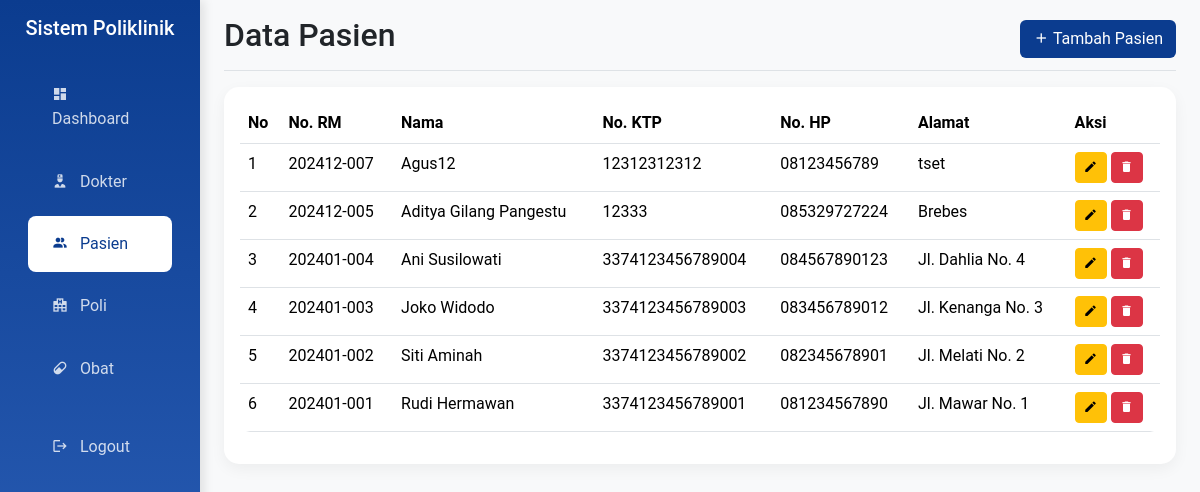
The page /hospital/admin/pasien.php (signed in) on the database its author committed.
### tables this page shows
CREATE TABLE IF NOT EXISTS `pasien` (
  `id` int NOT NULL AUTO_INCREMENT,
  `nama` varchar(150) NOT NULL,
  `alamat` varchar(255) NOT NULL,
  `no_ktp` varchar(20) NOT NULL,
  `no_hp` varchar(20) NOT NULL,
  `no_rm` char(10) DEFAULT NULL,
  `deleted_at` timestamp NULL DEFAULT NULL,
  PRIMARY KEY (`id`) USING BTREE
);

### hospital/admin/pasien.php (the view, shortened to what this page needs)
<?php
include '../config/koneksi.php';
$sql_pasien = "SELECT * FROM pasien
WHERE deleted_at IS NULL
ORDER BY id DESC
";
$pasien_result = $conn->query($sql_pasien);
include 'include/header.php';
?>
<main class="col-md-9 ms-sm-auto col-lg-10 px-md-4">
    <div class="d-flex justify-content-between flex-wrap flex-md-nowrap align-items-center pt-3 pb-2 mb-3 border-bottom">
        <h1 class="h2">Data Pasien</h1>
        <button class="btn btn-dark-primary" data-bs-toggle="modal" data-bs-target="#tambahPasienModal">
            <i class="mdi mdi-plus"></i> Tambah Pasien
        </button>
    </div>
    <div class="card">
        <div class="card-body">
            <div class="table-responsive">
                <table class="table table-hover">
                    <thead>
                        <tr>
                            <th>No</th>
                            <th>No. RM</th>
                            <th>Nama</th>
                            <th>No. KTP</th>
                            <th>No. HP</th>
                            <th>Alamat</th>
                            <th>Aksi</th>
                        </tr>
                    </thead>
                    <tbody>
                        <?php
                        $no = 1;
                        while ($pasien = $pasien_result->fetch_assoc()):
                        ?>
                            <tr>
                                <td><?= $no++ ?></td>
                                <td><?= htmlspecialchars($pasien['no_rm']) ?></td>
                                <td><?= htmlspecialchars($pasien['nama']) ?></td>
                                <td><?= htmlspecialchars($pasien['no_ktp']) ?></td>
                                <td><?= htmlspecialchars($pasien['no_hp']) ?></td>
                                <td><?= htmlspecialchars($pasien['alamat']) ?></td>
                                <td>
                                    <button class="btn btn-sm btn-warning" data-bs-toggle="modal"
                                        data-bs-target="#editPasienModal<?= $pasien['id'] ?>">
                                        <i class="mdi mdi-pencil"></i>
                                    </button>
                                    <a href="?hapus=<?= $pasien['id'] ?>" class="btn btn-sm btn-danger"
                                        onclick="return confirm('Apakah Anda yakin ingin menghapus pasien ini?')">
                                        <i class="mdi mdi-delete"></i>
                                    </a>
                                </td>
                            </tr>
                        <?php endwhile; ?>
                    </tbody>
                </table>
            </div>
        </div>
    </div>
</main>
<?php include 'include/footer.php'; ?>

### hospital/admin/include/header.php (style rules this page uses)
:root { --dark-primary: #0B3C8F; --dark-secondary: #3165BEFF; --dark-light: #5985D0FF; --gray-dark: #adb5bd; }
body { font-family: 'Roboto', sans-serif; background-color: #f8f9fa; }
.card { border: none; border-radius: 15px; box-shadow: 0 5px 15px rgba(0, 0, 0, 0.05); transition: transform 0.3s ease; }
.table { border-radius: 10px; overflow: hidden; }
.btn-dark-primary { background-color: var(--dark-primary); color: white; }
.mdi { line-height: 1; }

### rows shown on the page
pasien: no_rm "202412-007", nama "Agus12", no_ktp "12312312312", no_hp "08123456789", alamat "tset"
pasien: no_rm "202412-005", nama "Aditya Gilang Pangestu", no_ktp "12333", no_hp "085329727224", alamat "Brebes"
pasien: no_rm "202401-004", nama "Ani Susilowati", no_ktp "3374123456789004", no_hp "084567890123", alamat "Jl. Dahlia No. 4"
pasien: no_rm "202401-003", nama "Joko Widodo", no_ktp "3374123456789003", no_hp "083456789012", alamat "Jl. Kenanga No. 3"
pasien: no_rm "202401-002", nama "Siti Aminah", no_ktp "3374123456789002", no_hp "082345678901", alamat "Jl. Melati No. 2"
pasien: no_rm "202401-001", nama "Rudi Hermawan", no_ktp "3374123456789001", no_hp "081234567890", alamat "Jl. Mawar No. 1"
